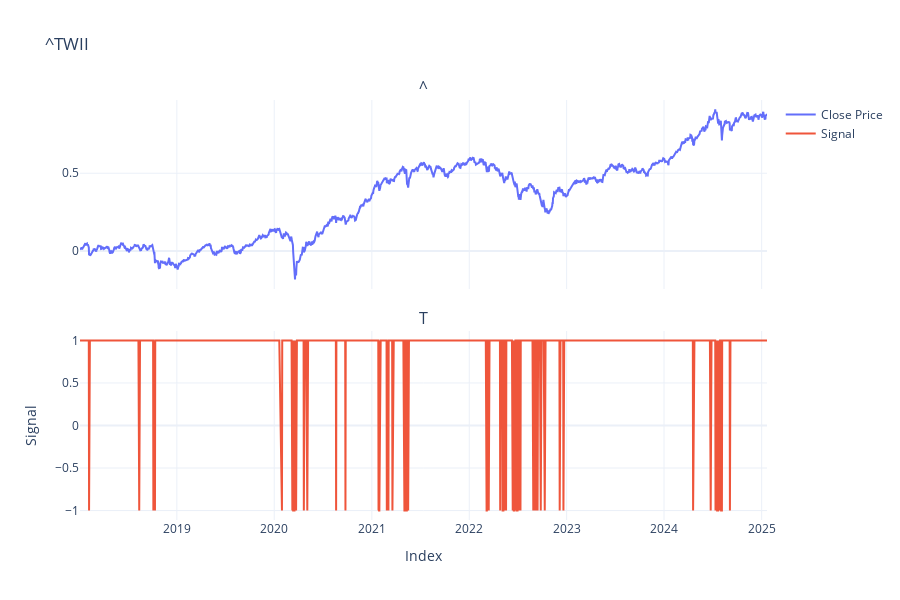

Notebook code for this chart:
### Markdown cell above
### Daily Model
1. Add when there's a signal
2. Potential crash/bear market when there's 2 signals for the past month\

### Code cell
# visualization, not quantifiable
symbol = "^TWII"
data = yf.download(symbol, start='2018-01-01', rounding=2, progress=False)
returns = data[["Close"]].pct_change().dropna()


returns["pct_power_5"] = np.power(returns.Close, 5)
tajm = 242
alpha = 2 / (tajm + 1)
returns['cumsum_bm'] = returns.Close.cumsum()
returns['ma_cumsum_bm'] = returns.cumsum_bm.rolling(60).mean()
returns['pct_for_calculating_profit'] = returns.Close.shift(-2)

returns["pct_power_5_ema"] = returns["pct_power_5"].ewm(alpha=alpha, adjust=False).mean()
returns['pct_power_5_ema_shift_1'] = returns.pct_power_5_ema.shift(1)

returns['signal'] = returns.apply(lambda row: 1 if row['pct_power_5_ema'] > row['pct_power_5_ema_shift_1']*1.01 or row['pct_power_5_ema'] > 0 else -1, axis=1)

returns['strat_pct'] = returns.signal * returns.pct_for_calculating_profit

k = 0
u = -1

fig = make_subplots(rows=2, cols=1, shared_xaxes=True, vertical_spacing=0.1,
                     subplot_titles=symbol)

fig.add_trace(go.Scatter(
    x=returns.index[k:u],
    y=returns.iloc[k:u].cumsum_bm,
    mode='lines',
    name='Close Price'
), row=1, col=1)

fig.add_trace(go.Scatter(
    x=returns.index[k:u],
    y=returns.iloc[k:u]['signal'],
    mode='lines',
    name='Signal'
), row=2, col=1)

fig.update_layout(
    title=symbol,
    template="plotly_white",
    height=600
)

fig.update_xaxes(title_text="Index", row=2, col=1)
fig.update_yaxes(title_text="Signal", row=2, col=1)

fig.show()

### Figure 1 — Plotly figure (JSON) as saved in the notebook; plotly's stock layout.template omitted (floating-point values rounded to 4 significant figures; data arrays with more than 128 entries replaced by an {"elided": "..."} marker saying what was removed)
{"data": [{"mode": "lines", "name": "Close Price", "type": "scatter", "x": {"elided": "1714 str values"}, "xaxis": "x", "y": {"elided": "1714 float values"}, "yaxis": "y"}, {"mode": "lines", "name": "Signal", "type": "scatter", "x": {"elided": "1714 str values"}, "xaxis": "x2", "y": {"elided": "1714 int values"}, "yaxis": "y2"}], "layout": {"annotations": [{"font": {"size": 16}, "showarrow": false, "text": "^", "x": 0.5, "xanchor": "center", "xref": "paper", "y": 1, "yanchor": "bottom", "yref": "paper"}, {"font": {"size": 16}, "showarrow": false, "text": "T", "x": 0.5, "xanchor": "center", "xref": "paper", "y": 0.45, "yanchor": "bottom", "yref": "paper"}], "height": 600, "title": {"text": "^TWII"}, "xaxis": {"anchor": "y", "domain": [0, 1], "matches": "x2", "showticklabels": false}, "xaxis2": {"anchor": "y2", "domain": [0, 1], "title": {"text": "Index"}}, "yaxis": {"anchor": "x", "domain": [0.55, 1]}, "yaxis2": {"anchor": "x2", "domain": [0, 0.45], "title": {"text": "Signal"}}}}
